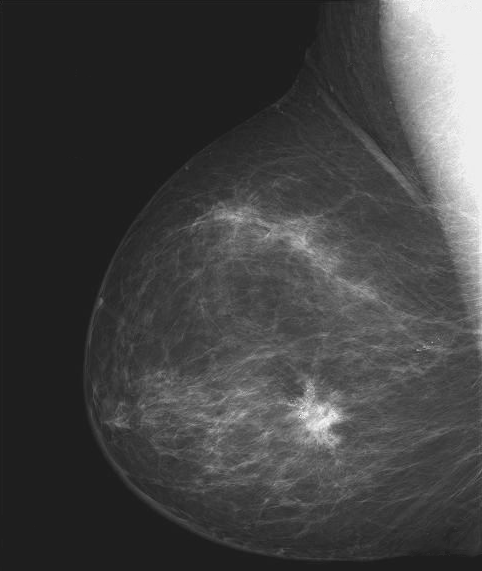
#> input picture images/breast-xray.tif, 482 x 571 px, found by its file name
$ python -i hist_equalization.py   (imports and definitions only)
#> lines starting #> are read from the running program, lines starting #| are printed output that depends on the picture
import cv2 as cv
# import numpy as np
import matplotlib.pyplot as plt

def HistogramEqualization(image):

#> called with image = '../images/breast-xray.tif'
    img = cv.imread(f"./images/{image}", 0)
#> img is the input picture: shape (571, 482); min 21, max 255, mean 66.7
    cv.imshow("Original Image", img)

    # creating a Histograms Equalization
    # of a image using cv2.equalizeHist()
    equ = cv.equalizeHist(img)
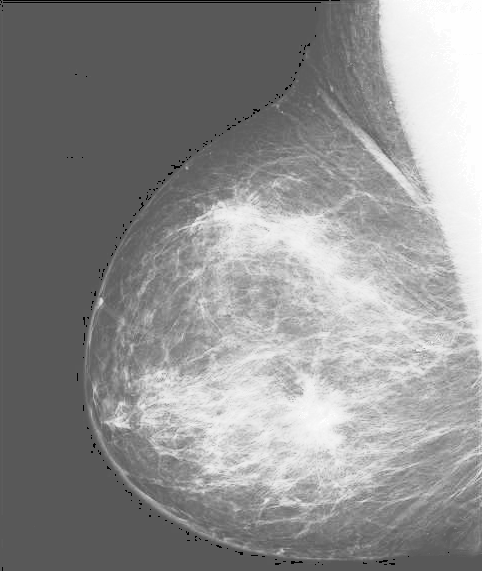
#> equ: shape (571, 482); min 0, max 255, mean 142.9
    cv.imshow("Equalized Image", equ)

    gray_hist = cv.calcHist([equ], [0], None, [256], [0, 256])
#> gray_hist = 256 values, max 93879 at index 88, min 0 at index 2, mean 1075.1

    plt.style.use('seaborn-dark-palette')
    plt.figure(figsize = (6, 4.55))

    img_name = image.split(".")[0]

    plt.title(f'{img_name} - Equalized Histogram')
    plt.xlabel('Bins')
    plt.ylabel('# of pixels')
    plt.plot(gray_hist)
    plt.xlim([0, 256])
    plt.show()
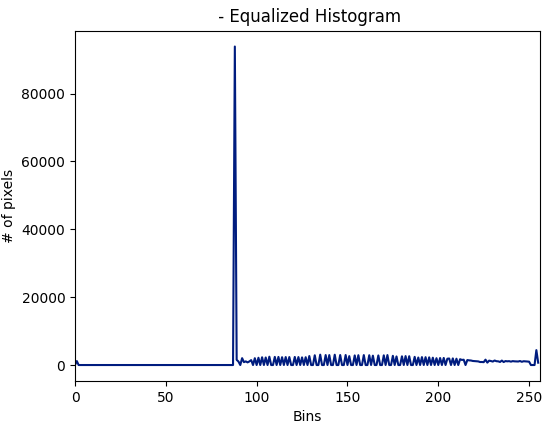
#> figure drawn by matplotlib, 1 panel; curve peaks at x = 88, y = 93879

    # # stacking images side-by-side
    # res = np.hstack((img, equ))

    return equ

>>> result = HistogramEqualization('../images/breast-xray.tif')
